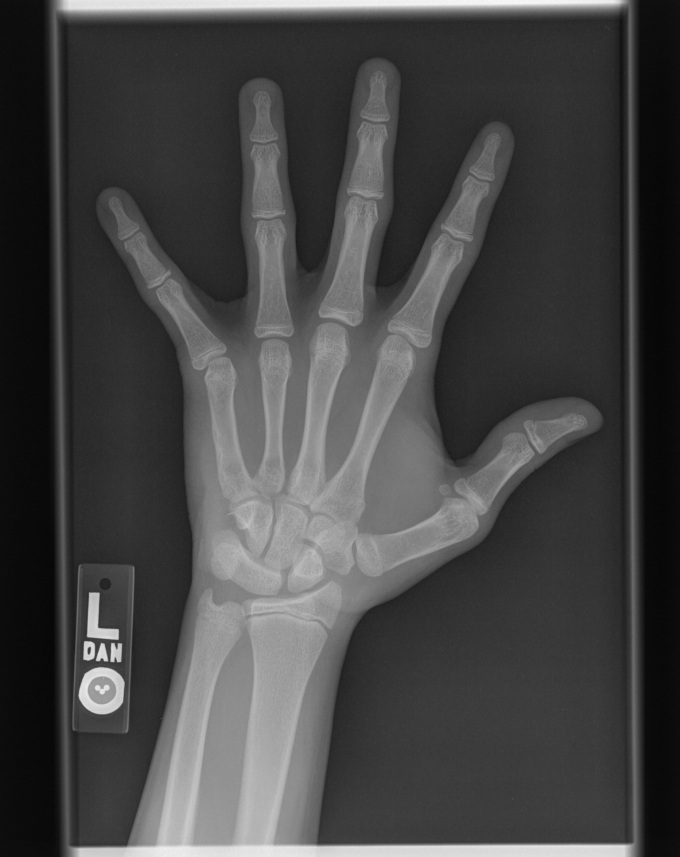
#> input picture session 5/test_img.png, 2040 x 2570 px (shown at 1/3 size)
$ jupyter execute --allow-errors Workshop_5_Logistic_Regression.ipynb
#> lines starting #> are read from the running program, lines starting #| are printed output that depends on the picture; after the words box and inside, x2 and y2 are one past the last pixel; in counts of white or black regions, pixels touching at a corner belong together
# Workshop 5: Logistic Regression

## 1. NumPy
NumPy is a Python library used for working with arrays. It also has functions for working in domain of linear algebra, fourier transform, and matrices. Arrays are very frequently used in data science, where speed and resources are very important.
### 1.1 Import NumPy

[cell 1]
import numpy as np

### 1.2 List to NumPy array

[cell 2]
my_list = [i for i in range(100)]
my_array = np.array(my_list)
print(my_array)

### 1.3 NumPy array filled with 0 or 1

[cell 3]
lst = np.identity (4)
print(lst)

[cell 4]
lst_2 = np.zeros((4,2,3))
print(lst_2)

[cell 5]
lst_3 = np.ones((3,7,3))
print(lst_3)

### 1.4 Attributes of NumPy Array
#### 1.4.1 Shape

[cell 6]
print(np.shape(lst))
print(np.shape(lst_2))
print(np.shape(lst_3))

#### 1.4.2 Dimension

[cell 7]
print(np.ndim(lst))
print(np.ndim(lst_2))
print(np.ndim(lst_3))

### 1.5 NumPy Operations
#### 1.5.1 Reshape

[cell 8]
new_ary = np.reshape(my_array,(2,5,5,2))
print(new_ary)

#### 1.5.2 Matrix Multiplication

[cell 9]
A = np.array([[1, 1],
              [0, 1],
              [5, 2]])
B = np.array([[2, 4, 5],
              [3, 4, 6]])

print(np.shape(A))
print(np.shape(B))
print(np.ndim(A))
print(np.ndim(B))

[cell 10]
print(A@B)

[cell 11]
print(A.dot(B))

[cell 12]
print(np.matmul(A,B))

#### 1.5.3 Concatenate

[cell 13]
A = np.array([[1, 1],
              [0, 1]])
B = np.array([[2, 4],
              [3, 4]])

[cell 14]
AB = np.stack([A,B])
print(AB)

print("\n\n")
BA = np.stack([B,A])
print(BA)

[cell 15]
AB = np.hstack([A,B])
print(AB)

print("\n\n")
BA = np.hstack([B,A])
print(BA)

[cell 16]
AB = np.vstack([A,B])
print(AB)

print("\n\n")
BA = np.vstack([B,A])
print(BA)

[cell 17]
AB = np.concatenate([A,B],axis=1)
print(AB)
print("\n\n")
BA = np.concatenate([B,A],axis=1)
print(BA)
print("\n\n")
AB = np.concatenate([A,B],axis=0)
print(AB)
print("\n\n")
BA = np.concatenate([B,A],axis=0)
print(BA)

## 2. NumPy in Multi-modality
### 2.1 Image

[cell 18]
#pip install opencv-python

#### Exercise 1. Could you design a script to convert the X-ray image into a binary image?

[cell 19]
# import required libraries
import cv2
import matplotlib.pyplot as plt

# load the input image
img = cv2.imread('test_img.png')
#> img is the input picture: shape (2570, 2040, 3); min 0, max 255, mean 69.5

plt.imshow(img)
print(img.shape)
#| (2570, 2040, 3)
# convert the input image to grayscale
"""gray = cv2.cvtColor(img, cv2.COLOR_BGR2GRAY)

# apply thresholding to convert grayscale to binary image
ret,thresh = cv2.threshold(gray,70,255,0)

# Display the Binary Image
cv2.imshow("Binary Image", thresh)
cv2.waitKey(0)
cv2.destroyAllWindows()"""

[cell 20]
print(img) #wid*len*RGB(3)
#> (printed output is left out)

[cell 21]
img_gray = cv2.imread('test_img.png',cv2.IMREAD_GRAYSCALE)
#> img_gray: shape (2570, 2040); min 0, max 255, mean 69.5
plt.imshow(img_gray)
print(img_gray.shape)
#| (2570, 2040)
#plt.imshow(im_gray,"gray")

[cell 22]
print(img_gray) #wid*len
#> (printed output is left out)

[cell 23]
print(img_gray[1000][1000])
#| 130

[cell 24]
thres = 100
tst_img = img_gray
for row in range(len(tst_img)):
    for col in range(len(tst_img[row])):
        if tst_img[row][col] < thres:
            tst_img[row][col] = 0
        else:
            tst_img[row][col] = 255
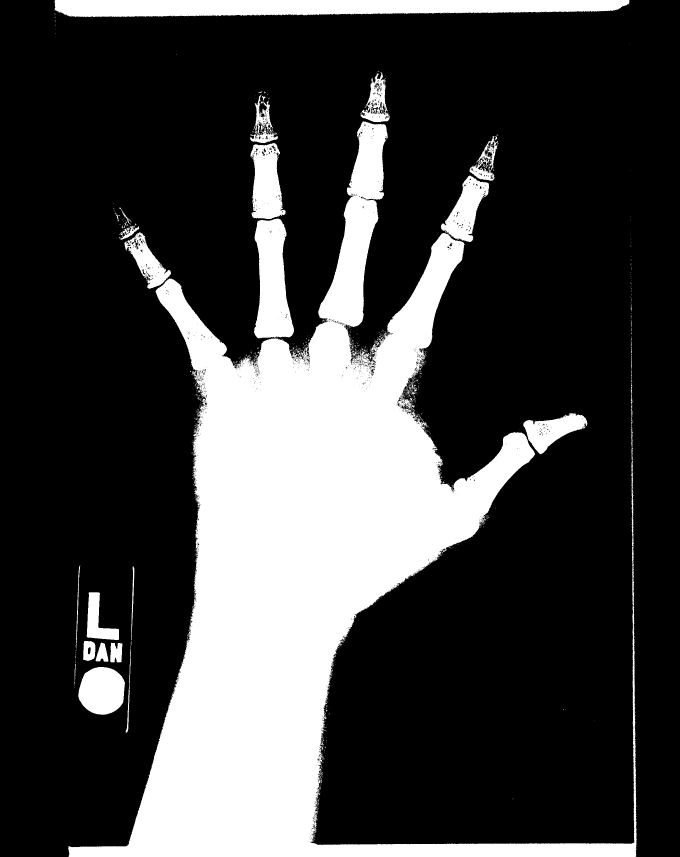
#> tst_img: shape (2570, 2040) (shown at 1/3 size); 24.8% white; 1252 white regions (1198 under 20 px), largest, box (x1, y1, x2, y2) and area: (204, 364, 1910, 2570) 1128719, (163, 0, 1889, 52) 72240, (751, 429, 857, 657) 16967
#print(tst_img) #wid*len

[cell 25]
tst_img

[cell 26]
plt.imshow(tst_img,"gray")

### 2.2 Pose

[cell 27]
pose_array = np.array( [[-0.49126648902893066,-0.16382354497909546,0.0],
                        [-0.5030810236930847,-0.1462211012840271,-0.12090033292770386],
                        [-0.4290885329246521,0.3420290946960449,0.012488692998886108],
                        [-0.5385088920593262,0.8048254251480103,0.06580041348934174],
                        [-0.4689345955848694,-0.1521742343902588,0.11721065640449524],
                        [-0.36572253704071045,0.31261348724365234,0.20495736598968506],
                        [-0.4516284465789795,0.7063550353050232,0.24885067343711853],
                        [-0.4288720190525055,-0.4576428532600403,-0.04007837176322937],
                        [-0.3569672107696533,-0.748015284538269,-0.09235414862632751],
                        [-0.21033641695976257,-0.8595240116119385,-0.11599870026111603],
                        [-0.3256295919418335,-0.9874147772789001,-0.15237876772880554],
                        [-0.3511592447757721,-0.6545630693435669,0.06010124832391739],
                        [-0.3368244171142578,-0.3754662871360779,0.20444586873054504],
                        [-0.16042567789554596,-0.3471113443374634,0.1360340118408203],
                        [-0.38100922107696533,-0.6662216186523438,-0.20743998885154724],
                        [-0.43782952427864075,-0.3520342707633972,-0.2417106032371521],
                        [-0.23194746673107147,-0.24138987064361572,-0.15254870057106018]]) #3d pose as (x,y,z)

[cell 28]
print(pose_array.shape) #17joints and 3 aspects az x,y,z

[cell 29]
fig = plt.figure(figsize=[4,4])
ax = plt.axes(projection="3d") # creates 3d environment
ax.set_xlim(-1,1)
ax.set_ylim(-1,1)
ax.set_zlim(-1,1)
ax.view_init(azim=60) # rotates the 3d space

[cell 30]
fig = plt.figure(figsize=[4,4])
ax = plt.axes(projection="3d") # creates 3d environment
ax.set_xlim(-1,1)
ax.set_ylim(-1,1)
ax.set_zlim(-1,1)
ax.view_init(azim=130) # rotates the 3d space
ax.scatter3D(pose_array[:,2],pose_array[:,0],-pose_array[:,1] , c="black")
ax.plot(pose_array[:,2],pose_array[:,0],-pose_array[:,1] , c="red")
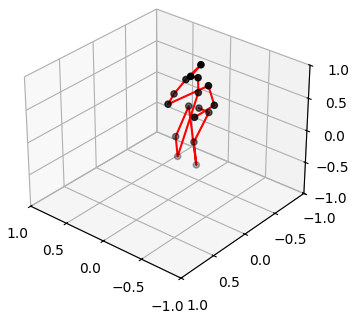
#> figure drawn by matplotlib, 1 panel

### 2.3 Audio

[cell 31]
#pip install librosa

More feature extraction functions: https://librosa.org/doc/latest/feature.html

[cell 32]
import librosa as lb

#> (the rest of this cell did not finish here and is left out)

### 2.4 3D Point Cloud

[cell 33]
#pip install open3d
#there are problems with installing this package is will install on 3.9 python not 3.10 or higher

## 3. Logistic regression

[cell 34]
#pip install scikit-learn

[cell 35]
from sklearn.datasets import make_classification
from matplotlib import pyplot as plt

# Generate classification dataset
x, y = make_classification(n_features=2, n_redundant=0, n_informative=1, n_clusters_per_class=1,random_state=2043)

plt.scatter(x[:,0], x[:,1], c=y)
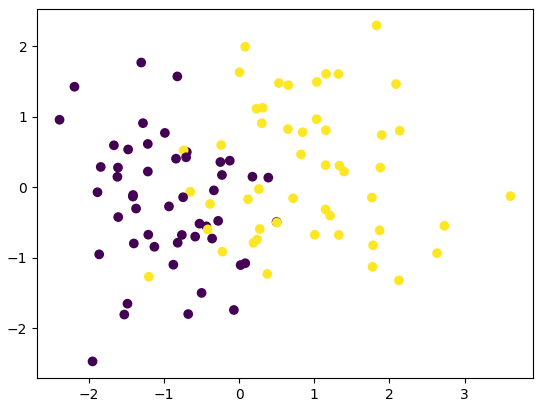
#> figure drawn by matplotlib, 1 panel
